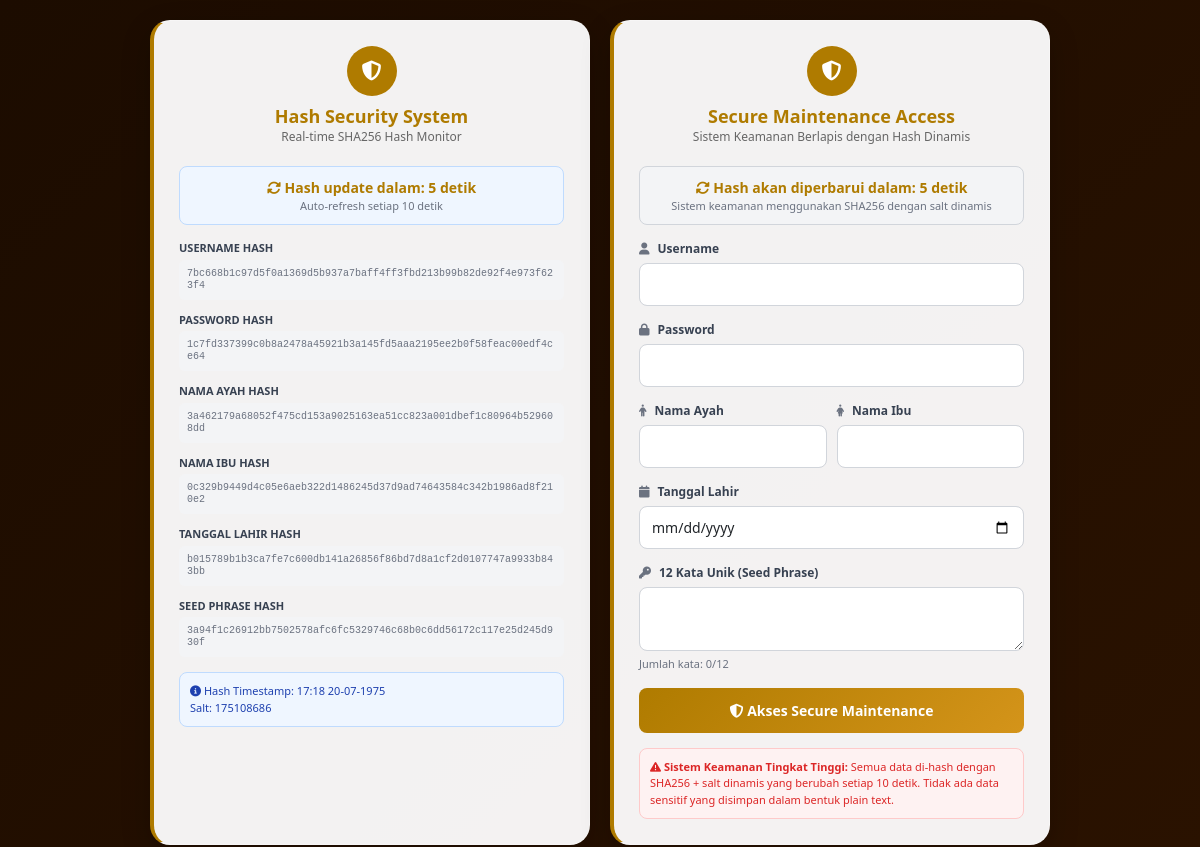
The page /loginmaintainance.php on the database its author committed.
### tables this page shows
CREATE TABLE `loginmaintainance` (
  `id` int(11) NOT NULL,
  `username_hash` varchar(64) NOT NULL COMMENT 'SHA256 hash of username',
  `password_hash` varchar(64) NOT NULL COMMENT 'SHA256 hash of password',
  `namaayah_hash` varchar(64) NOT NULL COMMENT 'SHA256 hash of nama ayah',
  `namaibu_hash` varchar(64) NOT NULL COMMENT 'SHA256 hash of nama ibu',
  `tanggallahir_hash` varchar(64) NOT NULL COMMENT 'SHA256 hash of tanggal lahir',
  `seedphrase_hash` varchar(64) NOT NULL COMMENT 'SHA256 hash of 12 kata unik',
  `combined_hash` varchar(64) NOT NULL COMMENT 'SHA256 hash of all data combined',
  `hash_timestamp` int(11) NOT NULL COMMENT 'Timestamp for hash generation (30 second intervals)',
  `last_updated` timestamp NULL DEFAULT current_timestamp() ON UPDATE current_timestamp(),
  `is_active` tinyint(1) DEFAULT 1,
  `created_at` timestamp NULL DEFAULT current_timestamp()
);

### loginmaintainance.php (the view, shortened to what this page needs)
<?php
include_once 'hash-updater.php';
try {
    $stmt = $pdo->prepare("SELECT * FROM loginmaintainance WHERE is_active = 1 ORDER BY id LIMIT 1");
    $stmt->execute();
    $current_hash_data = $stmt->fetch(PDO::FETCH_ASSOC);
} catch(PDOException $e) {
    $current_hash_data = null;
}
?>
<!DOCTYPE html>
<html lang="en">
<head>
    <link href="https://cdnjs.cloudflare.com/ajax/libs/bootstrap/5.3.0/css/bootstrap.min.css" rel="stylesheet">
    <link href="https://cdnjs.cloudflare.com/ajax/libs/font-awesome/6.4.0/css/all.min.css" rel="stylesheet">
</head>
<body>
    <div class="main-container">
        <div class="panel hash-panel">
            <div class="hash-header">
                <div class="hash-icon">
                    <i class="fas fa-shield-alt"></i>
                </div>
                <h3 class="hash-title">Hash Security System</h3>
                <p class="hash-subtitle">Real-time SHA256 Hash Monitor</p>
            </div>
            <div class="hash-countdown">
                <p class="hash-countdown-text" id="hashCountdownText">
                    <i class="fas fa-sync-alt fa-spin"></i> Hash update dalam: <span id="hashCountdown">10</span> detik
                </p>
                <p class="hash-countdown-sub auto-update-text">Auto-refresh setiap 10 detik</p>
            </div>
            <div class="hash-display">
                <?php if ($current_hash_data): ?>
                    <div class="hash-item">
                        <div class="hash-label">USERNAME HASH</div>
                        <div class="hash-value"><?php echo htmlspecialchars($current_hash_data['username_hash']); ?></div>
                    </div>
                    <div class="hash-item">
                        <div class="hash-label">PASSWORD HASH</div>
                        <div class="hash-value"><?php echo htmlspecialchars($current_hash_data['password_hash']); ?></div>
                    </div>
                    <div class="hash-item">
                        <div class="hash-label">NAMA AYAH HASH</div>
                        <div class="hash-value"><?php echo htmlspecialchars($current_hash_data['namaayah_hash']); ?></div>
                    </div>
                    <div class="hash-item">
                        <div class="hash-label">NAMA IBU HASH</div>
                        <div class="hash-value"><?php echo htmlspecialchars($current_hash_data['namaibu_hash']); ?></div>
                    </div>
                    <div class="hash-item">
                        <div class="hash-label">TANGGAL LAHIR HASH</div>
                        <div class="hash-value"><?php echo htmlspecialchars($current_hash_data['tanggallahir_hash']); ?></div>
                    </div>
                    <div class="hash-item">
                        <div class="hash-label">SEED PHRASE HASH</div>
                        <div class="hash-value"><?php echo htmlspecialchars($current_hash_data['seedphrase_hash']); ?></div>
                    </div>
                <?php else: ?>
                    <div class="alert">
                        <p class="alert-text">Tidak ada data hash yang tersedia</p>
                    </div>
                <?php endif; ?>
            </div>
            <?php if ($current_hash_data): ?>
                <div class="hash-info">
                    <p class="hash-info-text">
                        <i class="fas fa-info-circle"></i> Hash Timestamp: <?php echo date('H:i d-m-Y', $current_hash_data['hash_timestamp']); ?><br>
                        Salt: <?php echo htmlspecialchars($current_hash_data['hash_timestamp']); ?>
                    </p>
                </div>
            <?php endif; ?>
        </div>
        <div class="panel login-panel">
            <div class="login-header">
                <div class="login-icon">
                    <i class="fas fa-shield-alt"></i>
                </div>
                <h3 class="login-title">Secure Maintenance Access</h3>
                <p class="login-subtitle">Sistem Keamanan Berlapis dengan Hash Dinamis</p>
            </div>
            <div class="login-countdown">
                <p class="login-countdown-text" id="loginCountdownText">
                    <i class="fas fa-sync-alt fa-spin"></i> Hash akan diperbarui dalam: <span id="loginCountdown">10</span> detik
                </p>
                <p class="login-countdown-sub auto-update-text">Sistem keamanan menggunakan SHA256 dengan salt dinamis</p>
            </div>
            <form method="POST" action="" id="maintenanceForm">
                <div class="form-group">
                    <label class="form-label">
                        <i class="fas fa-user"></i> Username
                    </label>
                    <input type="text" class="form-control" id="username" name="username" required>
                </div>
                <div class="form-group">
                    <label class="form-label">
                        <i class="fas fa-lock"></i> Password
                    </label>
                    <input type="password" class="form-control" id="password" name="password" required>
                </div>
                <div class="form-row">
                    <div class="form-group">
                        <label class="form-label">
                            <i class="fas fa-male"></i> Nama Ayah
                        </label>
                        <input type="text" class="form-control" id="namaayah" name="namaayah" required>
                    </div>
                    <div class="form-group">
                        <label class="form-label">
                            <i class="fas fa-female"></i> Nama Ibu
                        </label>
                        <input type="text" class="form-control" id="namaibu" name="namaibu" required>
                    </div>
                </div>
                <div class="form-group">
                    <label class="form-label">
                        <i class="fas fa-calendar"></i> Tanggal Lahir
                    </label>
                    <input type="date" class="form-control" id="tanggallahir" name="tanggallahir" required>
                </div>
                <div class="form-group">
                    <label class="form-label">
                        <i class="fas fa-key"></i> 12 Kata Unik (Seed Phrase)
                    </label>
                    <textarea class="form-control textarea-control" id="seedphrase" name="seedphrase" required></textarea>
                    <div class="word-counter" id="wordCounter">Jumlah kata: 0/12</div>
                </div>
                <button type="submit" class="btn-login">
                    <i class="fas fa-shield-alt"></i> Akses Secure Maintenance
                </button>
            </form>
            <div class="security-note">
                <p class="security-note-text">
                    <i class="fas fa-exclamation-triangle"></i> <strong>Sistem Keamanan Tingkat Tinggi:</strong> Semua data di-hash dengan SHA256 + salt dinamis yang berubah setiap 10 detik. Tidak ada data sensitif yang disimpan dalam bentuk plain text.
                </p>
            </div>
        </div>
    </div>
</body>
</html>

### loginmaintainance.php (style rules this page uses)
body { background: linear-gradient(135deg, #1c0c00 0%, #2a1200 100%); min-height: 100vh; display: flex; align-items: center; justify-content: center; font-family: 'Segoe UI', Tahoma, Geneva, Verdana, sans-serif; padding: 20px; }
.main-container { display: grid; grid-template-columns: 1fr 1fr; gap: 20px; max-width: 900px; width: 100%; }
.panel { background: rgba(255, 255, 255, 0.95); border-radius: 20px; padding: 25px; box-shadow: 0 10px 30px rgba(0, 0, 0, 0.2); border: 1px solid rgba(255, 255, 255, 0.3); }
.hash-panel { border-left: 4px solid #af7b00; }
.hash-header { text-align: center; margin-bottom: 20px; }
.hash-icon { width: 50px; height: 50px; background: #af7b00; border-radius: 50%; display: flex; align-items: center; justify-content: center; margin: 0 auto 10px; }
.hash-icon i { color: white; font-size: 20px; }
.hash-title { color: #af7b00; font-size: 18px; font-weight: bold; margin: 0; }
.hash-subtitle { color: #666; font-size: 12px; margin: 0; }
.hash-countdown { background: #eff6ff; border: 1px solid #bfdbfe; border-radius: 8px; padding: 10px; text-align: center; margin: 15px 0; }
.hash-countdown-text { color: #af7b00; font-size: 14px; font-weight: bold; margin: 0; }
.hash-countdown-sub { color: #666; font-size: 11px; margin: 0; }
.hash-display { margin-bottom: 15px; }
.hash-item { margin-bottom: 12px; }
.hash-label { font-size: 11px; font-weight: bold; color: #374151; text-transform: uppercase; margin-bottom: 3px; }
.hash-value { background: #f3f4f6; border-radius: 6px; padding: 8px; font-family: 'Courier New', monospace; font-size: 10px; color: #6b7280; word-break: break-all; line-height: 1.2; }
.hash-info { background: #eff6ff; border: 1px solid #bfdbfe; border-radius: 8px; padding: 10px; margin-top: 15px; }
.hash-info-text { font-size: 11px; color: #1e40af; margin: 0; }
.login-panel { border-left: 4px solid #af7b00; }
.login-header { text-align: center; margin-bottom: 20px; }
.login-icon { width: 50px; height: 50px; background: #af7b00; border-radius: 50%; display: flex; align-items: center; justify-content: center; margin: 0 auto 10px; }
.login-icon i { color: white; font-size: 20px; }
.login-title { color: #af7b00; font-size: 18px; font-weight: bold; margin: 0; }
.login-subtitle { color: #666; font-size: 12px; margin: 0; }
.login-countdown { background: #f3f4f6; border: 1px solid #d1d5db; border-radius: 8px; padding: 10px; text-align: center; margin: 15px 0; }
.login-countdown-text { color: #af7b00; font-size: 14px; font-weight: bold; margin: 0; }
.login-countdown-sub { color: #666; font-size: 11px; margin: 0; }
.form-group { margin-bottom: 15px; }
.form-label { font-size: 12px; font-weight: 600; color: #374151; margin-bottom: 5px; display: flex; align-items: center; }
.form-label i { margin-right: 8px; color: #6b7280; }
.form-control { border: 1px solid #d1d5db; border-radius: 8px; padding: 10px 12px; font-size: 14px; width: 100%; transition: all 0.2s; }
.form-row { display: grid; grid-template-columns: 1fr 1fr; gap: 10px; }
.textarea-control { min-height: 80px; resize: vertical; }
.word-counter { font-size: 11px; color: #6b7280; margin-top: 5px; }
.btn-login { background: linear-gradient(135deg, #af7b00 0%, #d4941a 100%); color: white; border: none; border-radius: 8px; padding: 12px; font-size: 14px; font-weight: 600; width: 100%; cursor: pointer; transition: all 0.2s; }
.security-note { background: #fef2f2; border: 1px solid #fecaca; border-radius: 8px; padding: 10px; margin-top: 15px; }
.security-note-text { font-size: 11px; color: #dc2626; margin: 0; }
.auto-update-text { color: #6b7280; }

### rows shown on the page
loginmaintainance: username_hash "7bc668b1c97d5f0a1369d5b937a7baff4ff3fbd213b99b82de92f4e973f623f4", password_hash "1c7fd337399c0b8a2478a45921b3a145fd5aaa2195ee2b0f58feac00edf4ce64", namaayah_hash "3a462179a68052f475cd153a9025163ea51cc823a001dbef1c80964b529608dd", namaibu_hash "0c329b9449d4c05e6aeb322d1486245d37d9ad74643584c342b1986ad8f210e2", tanggallahir_hash "b015789b1b3ca7fe7c600db141a26856f86bd7d8a1cf2d0107747a9933b843bb", seedphrase_hash "3a94f1c26912bb7502578afc6fc5329746c68b0c6dd56172c117e25d245d930f", hash_timestamp "17:18 20-07-1975", hash_timestamp "175108686"
